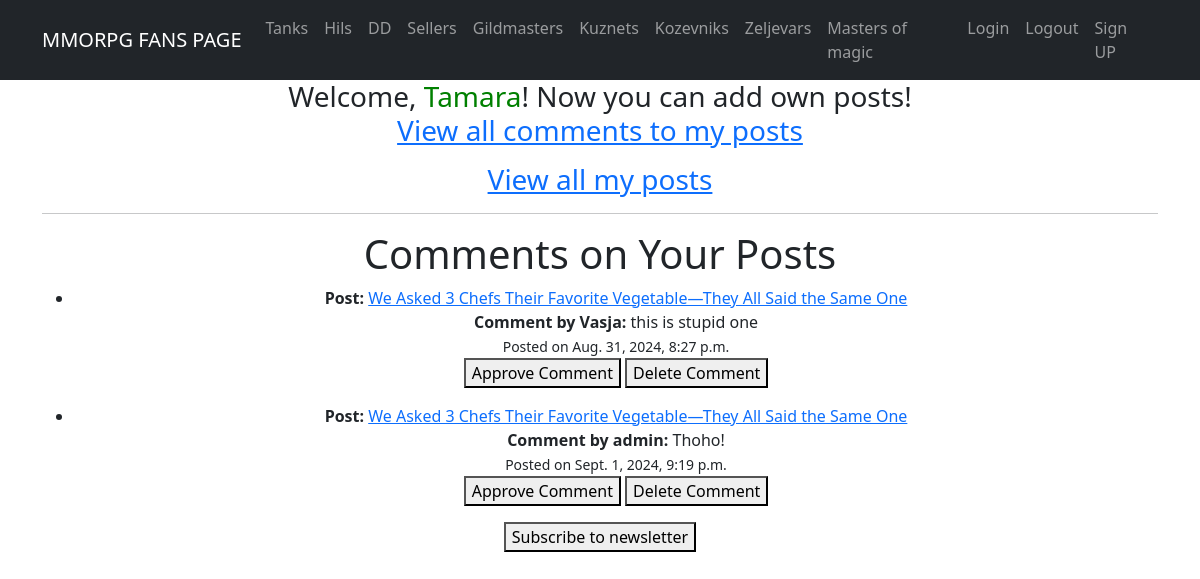
The page /my_comments/ (signed in) on the database as committed earlier.
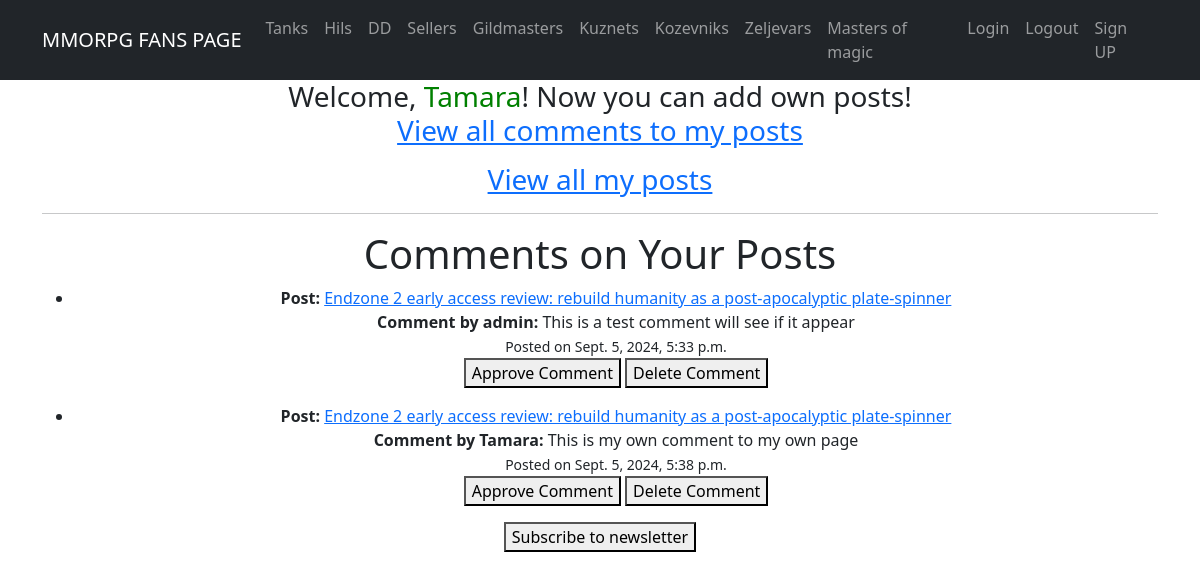
The same page on the database as committed later.
### app/models.py (models this page shows, shortened)
class Comment(models.Model):
    content = models.TextField()
    created_at = models.DateTimeField(default=timezone.now)
    post = models.ForeignKey(Post, on_delete=models.CASCADE, related_name='comments')
    author = models.ForeignKey(User, on_delete=models.CASCADE)
    is_approved = models.BooleanField(default=False)
    tracker = FieldTracker(fields=['is_approved'])

class Post(models.Model):
    name = models.CharField(max_length=150, unique=True)
    description = CKEditor5Field('Text', config_name='extends')
    published_date = models.DateTimeField(default=timezone.now)
    author = models.ForeignKey(User, on_delete=models.CASCADE, related_name='posts', editable=False)
    categories = models.ManyToManyField(Category, related_name='posts')

### app/views.py (the view, shortened to what this page needs)
# urls.py: path('my_comments/', OwnerCommentsView.as_view(), name='owner_comments'),
class OwnerCommentsView(LoginRequiredMixin, ListView):
    model = Comment
    template_name = 'owner_comments.html'
    context_object_name = 'comments'
    def get_queryset(self):
        return Comment.objects.filter(post__author=self.request.user,
                                      is_approved=False)  # Unapproved comments by post owner

### templates/owner_comments.html (shortened to what this page needs)
{% extends 'flatpages/default.html' %}
{% block content %}
    <h1>Comments on Your Posts</h1>
    {% if comments %}
        <ul>
            {% for comment in comments %}
                <li>
                    <strong>Post: </strong><a href="{% url 'post_detail' comment.post.id %}">{{ comment.post.name }}</a><br>
                    <strong>Comment by {{ comment.author }}:</strong> {{ comment.content }}<br>
                    <small>Posted on {{ comment.created_at }}</small><br>
                    <form method="post" action="{% url 'owner_comments' %}">
                        <button type="submit" name="action" value="approve">Approve Comment</button>
                        <button type="submit" name="action" value="delete">Delete Comment</button>
                    </form>
                </li>
            {% endfor %}
        </ul>
    {% else %}
        <p>No comments on your posts yet.</p>
    {% endif %}
{% endblock %}

Rows that differ between the two databases and show on the page:
no longer on this page (row edited): Comment: post.name "We Asked 3 Chefs Their Favorite Vegetable—They All Said the Same One", author "Vasja", content "this is stupid one", created_at "Aug. 31, 2024, 8:27 p.m."
removed Comment: post.name "We Asked 3 Chefs Their Favorite Vegetable—They All Said the Same One", author "admin", content "Thoho!", created_at "Sept. 1, 2024, 9:19 p.m."
added Comment: post.name "Endzone 2 early access review: rebuild humanity as a post-apocalyptic plate-spinner", author "admin", content "This is a test comment will see if it appear", created_at "Sept. 5, 2024, 5:33 p.m."
added Comment: post.name "Endzone 2 early access review: rebuild humanity as a post-apocalyptic plate-spinner", author "Tamara", content "This is my own comment to my own page", created_at "Sept. 5, 2024, 5:38 p.m."
